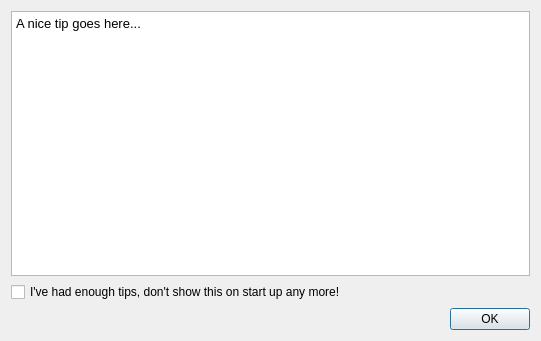
<?xml version="1.0" encoding="UTF-8"?>
<ui version="4.0">
 <class>TipGuiBase</class>
 <widget class="QDialog" name="TipGuiBase">
  <property name="geometry">
   <rect>
    <x>0</x>
    <y>0</y>
    <width>541</width>
    <height>341</height>
   </rect>
  </property>
  <property name="windowTitle">
   <string>QGIS Tips!</string>
  </property>
  <layout class="QGridLayout" name="gridLayout">
   <item row="0" column="0" colspan="2">
    <widget class="QTextBrowser" name="txtTip">
     <property name="sizePolicy">
      <sizepolicy hsizetype="Expanding" vsizetype="Expanding">
       <horstretch>0</horstretch>
       <verstretch>0</verstretch>
      </sizepolicy>
     </property>
     <property name="html">
      <string>&lt;!DOCTYPE HTML PUBLIC &quot;-//W3C//DTD HTML 4.0//EN&quot; &quot;http://www.w3.org/TR/REC-html40/strict.dtd&quot;&gt;
&lt;html&gt;&lt;head&gt;&lt;meta name=&quot;qrichtext&quot; content=&quot;1&quot; /&gt;&lt;style type=&quot;text/css&quot;&gt;
p, li { white-space: pre-wrap; }
&lt;/style&gt;&lt;/head&gt;&lt;body style=&quot; font-family:'SimSun'; font-size:9pt; font-weight:400; font-style:normal;&quot;&gt;
&lt;p style=&quot; margin-top:0px; margin-bottom:0px; margin-left:0px; margin-right:0px; -qt-block-indent:0; text-indent:0px;&quot;&gt;&lt;span style=&quot; font-family:'Ubuntu'; font-size:10pt;&quot;&gt;A nice tip goes here...&lt;/span&gt;&lt;/p&gt;&lt;/body&gt;&lt;/html&gt;</string>
     </property>
     <property name="openExternalLinks">
      <bool>true</bool>
     </property>
    </widget>
   </item>
   <item row="1" column="0" colspan="2">
    <widget class="QCheckBox" name="cbxDisableTips">
     <property name="text">
      <string>I've had enough tips, don't show this on start up any more!</string>
     </property>
    </widget>
   </item>
   <item row="2" column="0" colspan="2">
    <widget class="QDialogButtonBox" name="buttonBox">
     <property name="orientation">
      <enum>Qt::Horizontal</enum>
     </property>
     <property name="standardButtons">
      <set>QDialogButtonBox::Ok</set>
     </property>
    </widget>
   </item>
  </layout>
 </widget>
 <resources/>
 <connections>
  <connection>
   <sender>buttonBox</sender>
   <signal>accepted()</signal>
   <receiver>TipGuiBase</receiver>
   <slot>accept()</slot>
   <hints>
    <hint type="sourcelabel">
     <x>248</x>
     <y>254</y>
    </hint>
    <hint type="destinationlabel">
     <x>157</x>
     <y>274</y>
    </hint>
   </hints>
  </connection>
  <connection>
   <sender>buttonBox</sender>
   <signal>rejected()</signal>
   <receiver>TipGuiBase</receiver>
   <slot>reject()</slot>
   <hints>
    <hint type="sourcelabel">
     <x>316</x>
     <y>260</y>
    </hint>
    <hint type="destinationlabel">
     <x>286</x>
     <y>274</y>
    </hint>
   </hints>
  </connection>
 </connections>
</ui>
